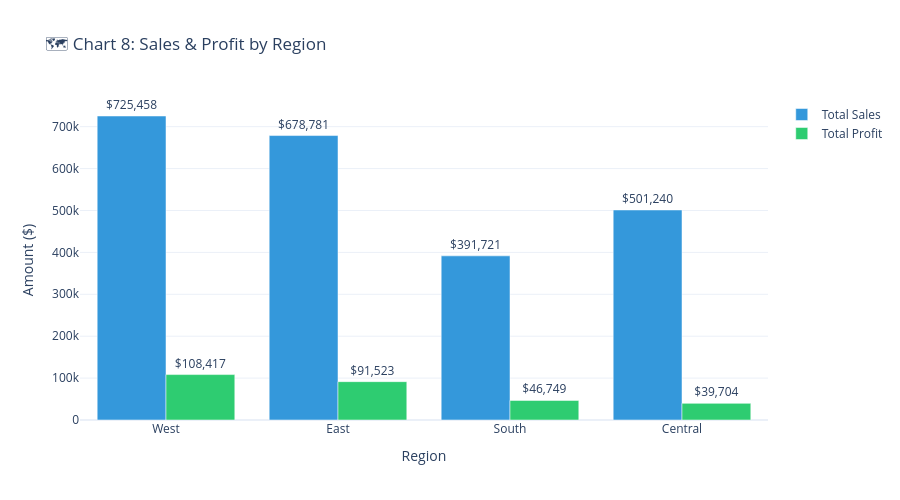

The cell this chart's notebook holds for it:
### Code cell
# CELL 8 — CHART 8: Region Sales & Profit (Grouped Bar)
# ============================================================

import pandas as pd
import plotly.graph_objects as go

df = pd.read_csv('SampleSuperstore.csv', encoding='latin1')

region_df = df.groupby('Region').agg(
    Total_Sales  = ('Sales', 'sum'),
    Total_Profit = ('Profit', 'sum'),
    Orders       = ('Sales', 'count')
).reset_index().sort_values('Total_Profit', ascending=False)

fig = go.Figure()

fig.add_trace(go.Bar(
    name='Total Sales',
    x=region_df['Region'],
    y=region_df['Total_Sales'],
    marker_color='#3498db',
    text=region_df['Total_Sales'].map('${:,.0f}'.format),
    textposition='outside'
))

fig.add_trace(go.Bar(
    name='Total Profit',
    x=region_df['Region'],
    y=region_df['Total_Profit'],
    marker_color='#2ecc71',
    text=region_df['Total_Profit'].map('${:,.0f}'.format),
    textposition='outside'
))

fig.update_layout(
    title='🗺️ Chart 8: Sales & Profit by Region',
    barmode='group',
    xaxis_title='Region',
    yaxis_title='Amount ($)',
    template='plotly_white',
    height=500
)

fig.show()
print("✅ Chart 8 done!")
fig.write_html('visuals/chart8_region.html')
print('saved!')

### Figure 1 — Plotly figure (JSON) as saved in the notebook; plotly's stock layout.template omitted (floating-point values rounded to 4 significant figures)
{"data": [{"marker": {"color": "#3498db"}, "name": "Total Sales", "text": ["$725,458", "$678,781", "$391,721", "$501,240"], "textposition": "outside", "type": "bar", "x": ["West", "East", "South", "Central"], "y": [725500.0, 678800.0, 391700.0, 501200.0]}, {"marker": {"color": "#2ecc71"}, "name": "Total Profit", "text": ["$108,417", "$91,523", "$46,749", "$39,704"], "textposition": "outside", "type": "bar", "x": ["West", "East", "South", "Central"], "y": [108400.0, 91520.0, 46750.0, 39700.0]}], "layout": {"barmode": "group", "height": 500, "title": {"text": "🗺️ Chart 8: Sales & Profit by Region"}, "xaxis": {"title": {"text": "Region"}}, "yaxis": {"title": {"text": "Amount ($)"}}}}
